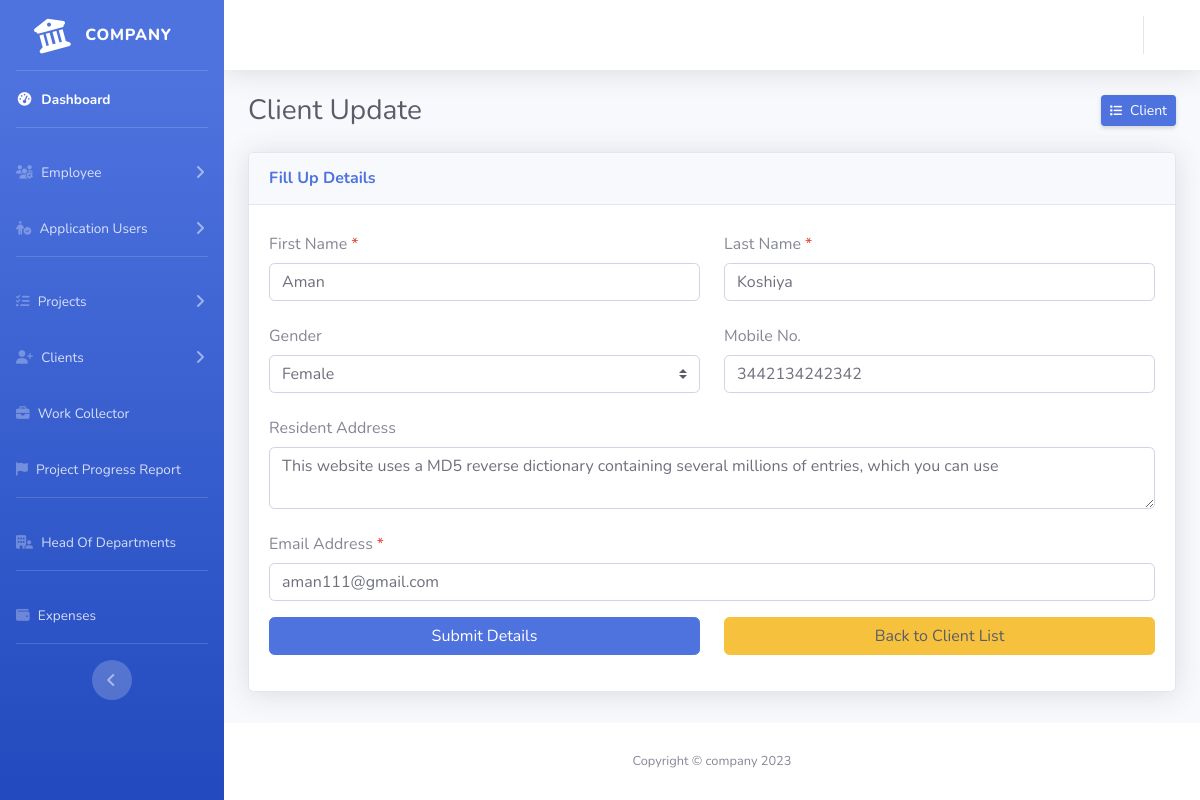
/admin/index.php?page=client-edit&clientId=029082380ee84a419aa42ec681709d1a (signed in), run on the app's committed database.
### tables this page shows
CREATE TABLE `clients` (
  `client_id` text NOT NULL,
  `client_first_name` varchar(100) NOT NULL,
  `client_last_name` varchar(100) NOT NULL,
  `gender` varchar(20) DEFAULT NULL,
  `client_address` varchar(100) DEFAULT NULL,
  `client_email` varchar(100) NOT NULL,
  `client_contact` varchar(100) DEFAULT NULL
);

### admin/client-edit.php (the view, shortened to what this page needs)
<?php
$clientId = $_GET['clientId'];
$qry = $con->query("SELECT * FROM  clients WHERE client_id='$clientId';");
while ($row = $qry->fetch_assoc()) { ?>
    <div class="container-fluid">
        <div class="d-sm-flex align-items-center justify-content-between mb-4">
            <h1 class="h3 mb-0 text-gray-800">Client Update</h1>
            <a href="./index.php?page=client-dashboard" class="d-none d-sm-inline-block btn btn-sm btn-primary shadow-sm">Client</a>
        </div>
        <div class="row add-employee-form">
            <div class="col-xl-12 col-lg-7">
                <div class="card shadow mb-4">
                    <div class="card-header py-3 d-flex flex-row align-items-center justify-content-between">
                        <h6 class="m-0 font-weight-bold text-primary">Fill Up Details</h6>
                    </div>
                    <div class="card-body">
                        <form id="edit_client_form">
                            <div class="form-group row">
                                <div class="col-sm-6 mb-3 mb-sm-0">
                                    <label for="client_first_name" class="col-form-label mr-1">First Name</label><span
                                        class="text-danger">*</span>
                                    <input type="text" class="form-control" id="client_first_name" name="client_first_name"
                                        autocomplete="off" value="<?php echo $row['client_first_name'] ?>" autofocus
                                        required>
                                </div>
                                <div class="col-sm-6">
                                    <label for="client_last_name" class="col-form-label mr-1">Last Name</label><span
                                        class="text-danger">*</span>
                                    <input type="text" class="form-control" id="client_last_name" name="client_last_name"
                                        autocomplete="off" value="<?php echo $row['client_last_name'] ?>" required>
                                </div>
                            </div>
                            <div class="form-group row">
                                <div class="col-sm-6 mb-3 mb-sm-0">
                                    <label for="gender" class="col-form-label mr-1">Gender</label>
                                    <select class="form-control custom-select" id="gender" name="gender">
                                        <option value="Female" <?php echo ($row['gender'] == 'Female') ? 'selected' : '' ?>>Female</option>
                                    </select>
                                </div>
                                <div class="col-sm-6">
                                    <label for="client_contact" class="col-form-label mr-1">Mobile No.</label>
                                    <input type="text" class="form-control" id="client_contact" name="client_contact"
                                        value="<?php echo $row['client_contact'] ?>" autocomplete="off">
                                </div>
                            </div>
                            <div class="form-group">
                                <label for="client_address" class="col-form-label mr-1">Resident Address</label>
                                <textarea type="text" class="form-control" id="client_address" name="client_address"
                                    autocomplete="off"><?php echo $row['client_address'] ?></textarea>
                            </div>
                            <div class="form-group">
                                <label for="client_email" class="col-form-label mr-1">Email Address</label><span
                                    class="text-danger">*</span>
                                <input type="email" class="form-control" id="client_email" name="client_email"
                                    value="<?php echo $row['client_email'] ?>" autocomplete="off" required>
                            </div>
                            <div class="form-group row">
                                <div class="col-sm-6 mb-3 mb-sm-0">
                                    <button class="btn btn-primary btn-user btn-block">Submit Details</button>
                                </div>
                                <div class="col-sm-6">
                                    <a href="./index.php?page=client-dashboard"
                                        class="btn btn-warning btn-user btn-block text-dark">Back to Client List</a>
                                </div>
                            </div>
                        </form>
                    </div>
                </div>
            </div>
        </div>
    </div>
<?php } ?>

### data on the page
clients: client_first_name "Aman", client_last_name "Koshiya", gender "Female", client_contact "3442134242342", client_address "This website uses a MD5 reverse dictionary containing several millions of entries, which you can use", client_email "aman111@gmail.com"
